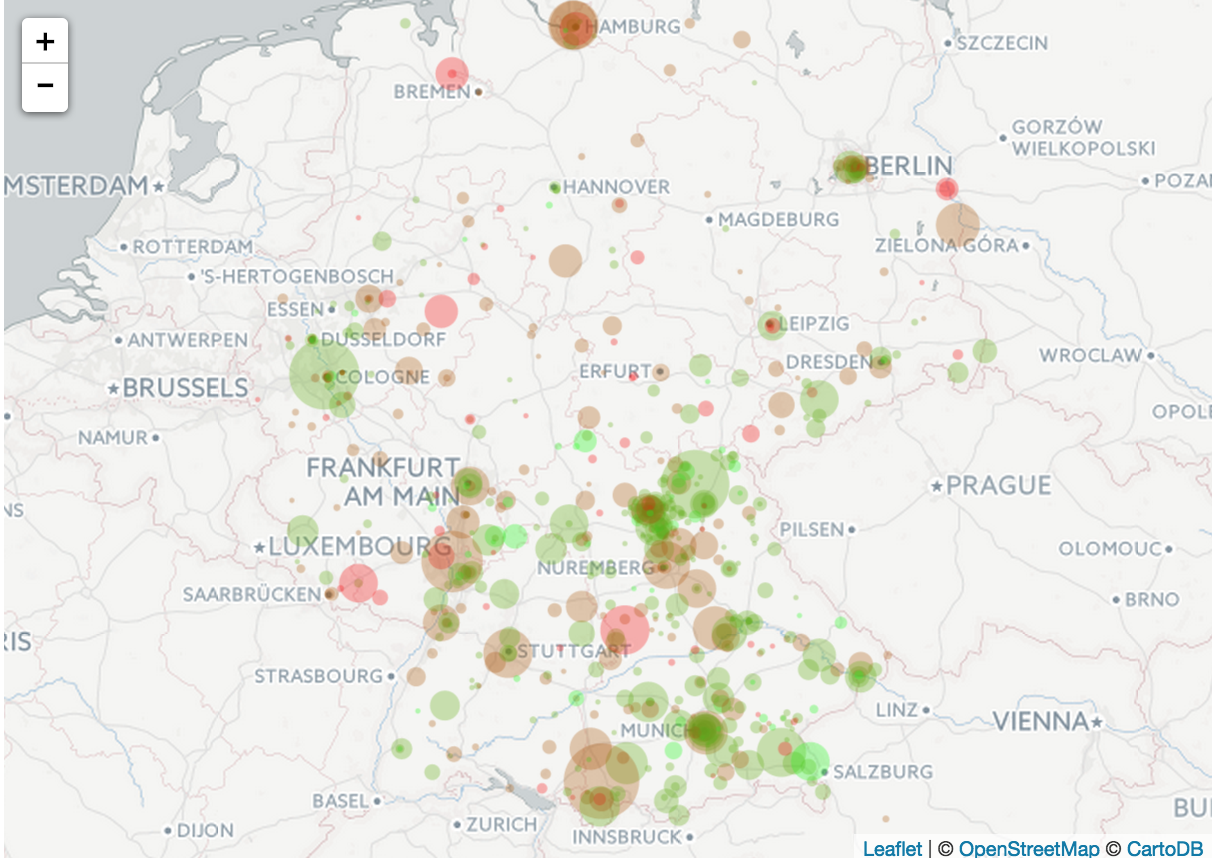

The script that drew this image:
## Clear history
rm(list = ls(all = TRUE))
graphics.off()

## Install and load packages
libraries = c("leaflet", "htmlwidgets")
lapply(libraries, function(x) if (!(x %in% installed.packages())) {
    install.packages(x)
})
lapply(libraries, library, quietly = TRUE, character.only = TRUE)

# Set working directory
setwd("")

# Read data
data.df = readRDS("TXTGermanBrewerieslonlat.RDS")

# Score
data.df$Avg         = as.numeric(data.df$Avg)
data.df             = data.df[data.df$Avg != 0,]
data.df$NoBeer      = as.numeric(data.df$NoBeer)
data.df$NoBeer.size = data.df$NoBeer/max(data.df$NoBeer)*20 + 1

# Classes for color coding
data.df$Avg.class                     = 0
data.df$Avg.class[data.df$Avg >  4]   = 1
data.df$Avg.class[data.df$Avg <= 4]   = 2
data.df$Avg.class[data.df$Avg <= 3.5] = 3
data.df$Avg.class[data.df$Avg <= 3]   = 4

data.df$Avg.class = as.factor(data.df$Avg.class)
pal = colorFactor(colorRampPalette( c("green", "red"), space = "rgb")(4),
                  domain = c("1", "2", "3", "4"))


m  =  leaflet(data = data.df) %>% setView(lng = 10.3833, lat = 50.5167, zoom = 6)
m %>% addProviderTiles("CartoDB.Positron") %>%
      addCircleMarkers(lng = ~lon, lat = ~lat, radius = ~data.df$NoBeer.size,
                       popup  = ~paste(Brewery, ": ", NoBeer, " beers", Avg, " as avg score",sep = ""),
                       color  = ~pal(Avg.class),
                       stroke = FALSE, fillOpacity = 0.3)
